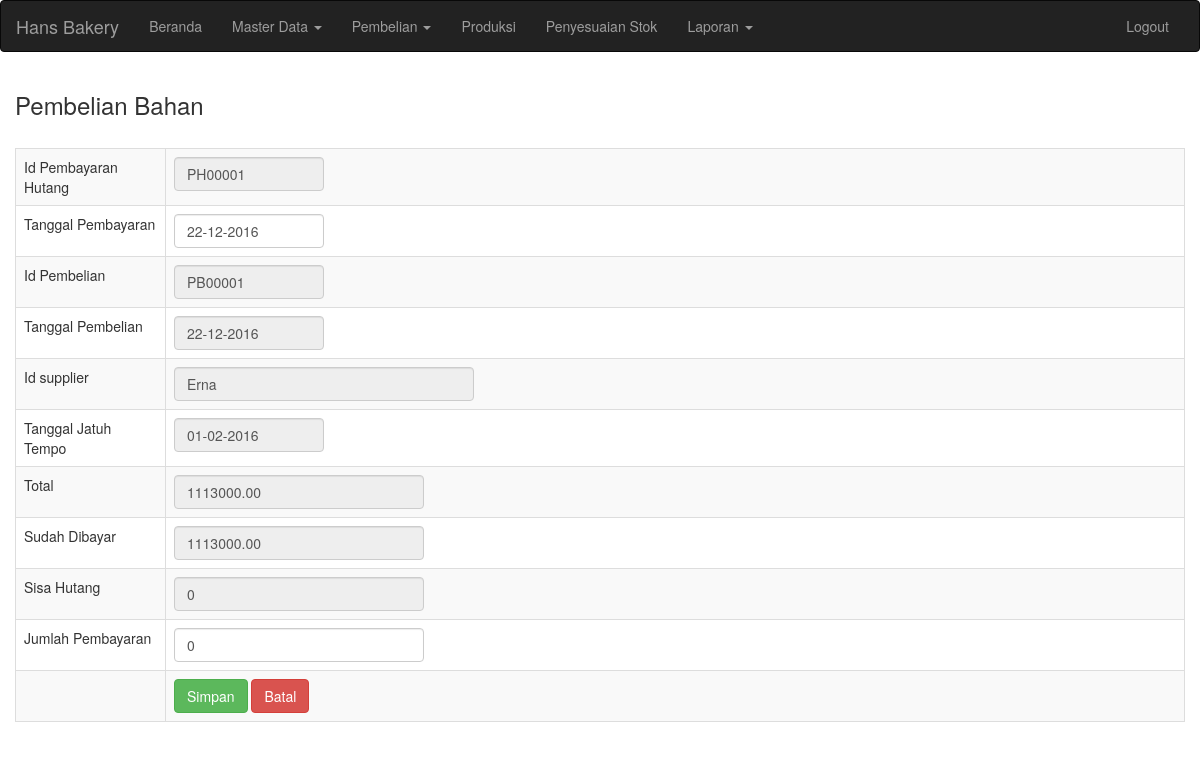
The app's page /pembayaran_hutang_tambah.php?id_pembelian=PB00001 (signed in) with its own data.
### tables this page shows
CREATE TABLE `pembelian` (
  `id_pembelian` varchar(10) NOT NULL,
  `tanggal_pembelian` date NOT NULL,
  `id_supplier` varchar(10) NOT NULL,
  `id_pemesanan_bahan` varchar(10) DEFAULT NULL,
  `total` decimal(18,2) NOT NULL,
  `jenis_pembayaran` varchar(30) NOT NULL,
  `dibayar` decimal(18,2) NOT NULL,
  `tanggal_jatuh_tempo` date DEFAULT NULL,
  `id_pengguna` varchar(50) NOT NULL,
  PRIMARY KEY (`id_pembelian`),
  KEY `fk_pembelian_supplier` (`id_supplier`),
  KEY `fk_pembelian_pemesanan` (`id_pemesanan_bahan`),
  KEY `fk_pembelian_pengguna` (`id_pengguna`),
  CONSTRAINT `pembelian_ibfk_1` FOREIGN KEY (`id_supplier`) REFERENCES `supplier` (`id_supplier`),
  CONSTRAINT `pembelian_ibfk_2` FOREIGN KEY (`id_pemesanan_bahan`) REFERENCES `pemesanan_bahan` (`id_pemesanan_bahan`),
  CONSTRAINT `pembelian_ibfk_3` FOREIGN KEY (`id_pengguna`) REFERENCES `pengguna` (`id_pengguna`)
);

CREATE TABLE `supplier` (
  `id_supplier` varchar(10) NOT NULL,
  `nama_supplier` varchar(50) NOT NULL,
  `alamat_supplier` varchar(100) NOT NULL,
  `telp_supplier` varchar(30) NOT NULL,
  PRIMARY KEY (`id_supplier`)
);

### connect.php (called while the page is built, shortened)
<?php
	function createId($namatabel,$namakolom, $awalan, $jumlah)
	{
		$akhir = 0;
		$query = "select max(right($namakolom,$jumlah)) as akhir from $namatabel where $namakolom like '".$awalan."%' ";
		$result = mysql_query($query);
		$akhir = $akhir + 1;
		return $awalan.substr("000000000".$akhir,-1*$jumlah);
	}
	function balikTanggal($tgl)
	{
		if($tgl != "")
		{
			$tgl2 = explode("-",$tgl);
			if(count($tgl2) >= 3)
			{
				return $tgl2[2]."-".$tgl2[1]."-".$tgl2[0];
			}
		}
		else
		{
			return $tgl;
		}
	}
?>

### pembayaran_hutang_tambah.php (the view, shortened to what this page needs)
<?php
	require_once("connect.php");
		?><script>alert('Silahkan login dahulu');</script><?php
		?><script>document.location.href='index.php';</script><?php
	$id_pembayaran_hutang = createId("pembayaran_hutang","id_pembayaran_hutang","PH",5);
	$jumlah_pembayaran = 0;
	$tanggal_pembelian_bahan = date("Y-m-d");
	$total ="0";
	$dibayar ="0";
	$tanggal_jatuh_tempo=date("Y-m-d",time()+(30*24*3600));
		if(isset($_GET["id_pembelian"]))
	{
		$id_pembelian = $_GET["id_pembelian"];
		$query = "select * from pembelian inner join supplier on pembelian.id_supplier=supplier.id_supplier where id_pembelian='$id_pembelian'";
		$result = mysql_query($query);
		if($row = mysql_fetch_array($result))
		{
			$id_pembelian = $row["id_pembelian"];
			$tanggal_jatuh_tempo = $row["tanggal_jatuh_tempo"];
			$nama_supplier = $row["nama_supplier"];
			$total = $row["total"];
			$dibayar = $row["dibayar"];
		}
		else{
			?><script>alert("Data tidak ditemukan");</script>
			<script>document.location.href='pembayaran_hutang.php'</script><?php
			die(0);
		}
	}
	else
	{
		?><script>alert("Data tidak ditemukan");</script>
		<script>document.location.href='pembayaran_hutang.php'</script><?php
		die(0);
	}
			?><script>alert("Data berhasil ditambah");</script>
<!doctype html>
<html lang="en">
<head>
	<?php include("head.php"); ?>
</head>
<body>
	<?php include("header.php"); ?>
	<div class="content container-fluid">
		<h3>Pembelian Bahan</h3>
		<br/>
		<form action="" method="post">
		<div  >
			<table class="table table-bordered table-striped table-hover ">
					<tr>
						<td style="width:150px;">Id Pembayaran Hutang</td>
						<td><input required readonly style="width:150px"; class="form-control" name="id_pembayaran_hutang" id="id_pembayaran_hutang" placeholder="Id Pembayaran" value="<?php echo $id_pembayaran_hutang; ?>" /></td>
					</tr>
					<tr>
						<td>Tanggal Pembayaran</td>
						<td><input style="width: 150px" required class="datepicker form-control" name="tanggal_pembayaran_hutang" id="tanggal_pembayaran_hutang" placeholder="Tanggal Pembayaran Hutang" value="<?php echo balikTanggal($tanggal_pembelian_bahan); ?>" /></td>
					</tr>
					<tr>
						<td >Id Pembelian</td>
						<td><input required readonly style="width:150px"; class="form-control" name="id_pembelian" id="id_pembelian" placeholder="Id Pembelian" value="<?php echo $id_pembelian; ?>" /></td>
					</tr>
					<tr>
						<td>Tanggal Pembelian</td>
						<td><input style="width: 150px" readonly required class=" form-control" name="tanggal_pembelian" id="tanggal_pembelian" placeholder="Tanggal Pembelian" value="<?php echo balikTanggal($tanggal_pembelian_bahan); ?>" /></td>
					</tr>
					<tr>
						<td>Id supplier</td>
						<td><input type="text" readonly style="width:300px";   class="form-control" name="id_supplier" id="id_supplier" value="<?php echo $nama_supplier; ?>"></td>
					</tr>
					<tr class="data_kredit">
						<td>Tanggal Jatuh Tempo</td>
						<td><input style="width: 150px" readonly required class=" form-control" name="tanggal_jatuh_tempo" id="tanggal_jatuh_tempo" placeholder="Tanggal Jatuh Tempo" value="<?php echo balikTanggal($tanggal_jatuh_tempo); ?>" /></td>
					</tr>
					<tr>
						<td>Total</td>
						<td><input style="width:250px;" required readonly class="form-control" name="total" id="total" placeholder="total " value="<?php echo $total; ?>" /></td>
					</tr>
					<tr>
						<td>Sudah Dibayar</td>
						<td><input style="width:250px;" required readonly class="form-control" name="dibayar" id="dibayar" placeholder="Sudah Dibayar " value="<?php echo $dibayar; ?>" /></td>
					</tr>
					<tr>
						<td>Sisa Hutang</td>
						<td><input style="width:250px;" required readonly class="form-control" name="sisa" id="sisa" placeholder="sisa " value="<?php echo $total-$dibayar; ?>" /></td>
					</tr>
					<tr>
						<td>Jumlah Pembayaran</td>
						<td><input style="width:250px;" min="0" max="<?php echo ($total-$dibayar); ?>" required type="number" class="form-control" name="jumlah_pembayaran" id="jumlah_pembayaran" placeholder="Jumlah Pembayaran " value="<?php echo $jumlah_pembayaran; ?>" /></td>
					</tr>
					<tr>
						<td> </td>
						<td>
							<button type="submit" name="simpan" class="btn btn-success" onclick="return cekSave();">Simpan</button>
 							<a href="pembelian.php" class="btn btn-danger">Batal</a>
						</td>
					</tr>
			</table>
		</div>
		</form>
	</div>
</body>
</html>

### records on screen
pembelian: id_pembelian "PB00001", id_supplier "Erna", tanggal_jatuh_tempo "01-02-2016", total "1113000.00", dibayar "1113000.00", sisa "0", jumlah_pembayaran "0"
